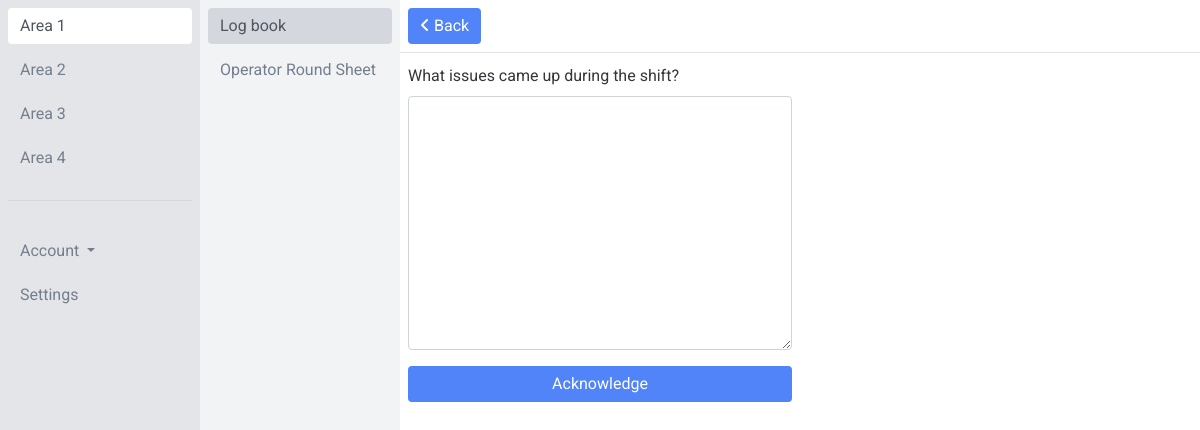
Page /app/area-1/log-1/daily/2020-7-23/acknowledge (signed in) on the committed database.
### app/models.py (models this page shows)
class Area(models.Model):
    name = models.CharField(max_length=50)
    def __str__(self):
        return self.name

class Log(models.Model):
    area = models.ForeignKey(Area, on_delete=models.CASCADE)
    name = models.CharField(max_length=50)
    fields = models.ManyToManyField(Field, blank=True)
    unit_lead_acknowledgement_fields = models.ManyToManyField(AcknowledgementField, blank=True, related_name='unit_lead_acknowledgement_fields')
    superintendent_acknowledgement_fields = models.ManyToManyField(AcknowledgementField, blank=True, related_name='superintendent_acknowledgement_fields')
    engineering_acknowledgement_fields = models.ManyToManyField(AcknowledgementField, blank=True, related_name='engineering_acknowledgement_fields')
    new_shift_acknowledgement_fields = models.ManyToManyField(AcknowledgementField, blank=True, related_name='new_shift_acknowledgement_fields')
    def __str__(self):
        return self.name

### app/views.py (the view, shortened to what this page needs)
# urls.py: path('area-<int:area_pk>/log-<int:log_pk>/daily/<int:year>-<int:month>-<int:day>/acknowledge', views.Acknowledge.as_view(), name='acknowledge_daily'),
class Acknowledge(LoginRequiredMixin, PermissionRequiredMixin, AreasMixin, LogsMixin, CreateView):
    login_url = "login"
    permission_required = 'app.add_acknowledgement'
    model = models.Acknowledgement
    template_name = "app/acknowledge.html"
    form_class = forms.CreateAcknowledgementForm
    def get_context_data(self, **kwargs):
        context = super().get_context_data(**kwargs)
        area_pk = self.kwargs['area_pk']
        area = models.Area.objects.get(pk=area_pk)
        context['area'] = area
        log_pk = self.kwargs['log_pk']
        log = models.Log.objects.get(pk=log_pk)
        context['log'] = log
        context['fields'] = log.fields.all()
        return context
    def get_form_kwargs(self):
        kwargs = super().get_form_kwargs()
        kwargs.update({
            'user': self.request.user,
            'log_pk': self.kwargs['log_pk'],
            'group': self.request.user.groups.all(),
            'year': self.kwargs['year'],
            'month': self.kwargs['month'],
            'day': self.kwargs['day'],
        })
        return kwargs

### app/views.py (called while the page is built)
    def get_context_data(self, **kwargs):
        context = super(AreasMixin, self).get_context_data(**kwargs)
        areas = models.Area.objects.all()
        context['areas'] = areas
        return context

    def get_context_data(self, **kwargs):
        context = super(LogsMixin, self).get_context_data(**kwargs)
        area_pk = self.kwargs['area_pk']
        logs = models.Log.objects.filter(area=area_pk)
        context['logs'] = logs
        return context

### app/templates/app/acknowledge.html (shortened to what this page needs)
{% extends 'app/base.html' %}
{% load static %}
{% load templatetags %}
{% load crispy_forms_tags %}
{% block content %}
<div class="container-fluid">
  <div class="row">
    <div class="col-2 col-area p-2 fixed-top overflow-auto h-100">
      {% for area in areas %}
        {% if view.kwargs.area_pk == area.pk %}
          <a href="{% url 'app:area' area.pk %}" class="btn btn-link btn-block active sidebarnav" role="button">{{ area }}</a>
        {% else %}
          <a href="{% url 'app:area' area.pk %}" class="btn btn-link btn-block sidebarnav" role="button">{{ area }}</a>
        {% endif %}
      {% empty %}
        <div class="text-center">No areas to display</div>
      {% endfor %}
      <div class="border-top mt-4 pt-4">
        <div class="btn-group dropdown btn-block">
          <button type="button" class="btn btn-link dropdown-toggle mt-2 sidebarnav" data-toggle="dropdown" aria-haspopup="true" aria-expanded="false">
            Account
          </button>
        </div>
        <a href="#" class="btn btn-link btn-block sidebarnav" role="button">Settings</a>
      </div>
    </div>
    <div class="col-2 col-log p-2 offset-2 fixed-top overflow-auto h-100">
      {% for log in logs %}
        {% now "Y" as current_year %}
        {% now "m" as current_month %}
        {% now "d" as current_day %}
        {% if view.kwargs.log_pk == log.pk %}
          <a href="{% url 'app:log' area.pk log.pk %}" class="btn btn-link btn-block active sidebarnav" role="button">{{ log }}</a>
        {% else %}
          <a href="{% url 'app:log' area.pk log.pk %}" class="btn btn-link btn-block sidebarnav" role="button">{{ log }}</a>
        {% endif %}
      {% empty %}
        <div class="text-center">No logs to display</div>
      {% endfor %}
    </div>
    <div class="col-8 col-entry offset-4 fixed-top">
      <div class="row p-2 border-bottom">
        <div>
          <a class="btn btn-primary" href="{% url 'app:log_daily' area_pk=area.pk log_pk=log.pk year=view.kwargs.year month=view.kwargs.month day=view.kwargs.day acknowledgements=True %}" role="button"><i class="fas fa-angle-left"></i> Back</a>
        </div>
      </div>
    </div>
    <div class="col-8 col-entry pt-5 mt-2 ml-auto">
      <div class="row pt-2">
        <div class="col-6 px-2">
          <form method="post">
            {{ form|crispy }}
            <input type="submit" value="Acknowledge" class="btn btn-primary btn-block">
          </form>
        </div>
      </div>
    </div>
</div>
{% endblock %}

### app/static/app/style.css (style rules this page uses)
:root { --tidy-blue-dark: #5084F8; --tidy-blue-light: #6190F8; --tidy-green: #43B581; --tidy-black: #33363A; --tidy-darkest: #4F5660; --tidy-dark: #747F8D; --tidy-medium: #D4D7DD; --tidy-light: #E3E5E8; --tidy-lightest: #F2F3F5; }
html, body { height: 100%; }
body { font-family: 'Roboto', sans-serif; color: var(--tidy-black); overflow-y: scroll; }
.col-area { background: var(--tidy-light); color: var(--tidy-dark); }
.col-area a, .col-area button { color: var(--tidy-dark); text-align: left; }
.col-log { background: var(--tidy-lightest); color: var(--tidy-dark); z-index: 100; }
.col-log a, .col-log button { color: var(--tidy-dark); text-align: left; }
.col-entry { background: white; }
a, .btn-link { color: var(--tidy-blue-dark); }
.btn { border: none; }
.btn-primary { background: var(--tidy-blue-dark); }
.col-area .sidebarnav.active { background: white; color: var(--tidy-darkest); }
.col-area .border-top { border-color: var(--tidy-medium) !important; }
.col-log .sidebarnav.active { background: var(--tidy-medium); color: var(--tidy-darkest); }

### rows in the picture
Area: name "Area 1"
Area: name "Area 2"
Area: name "Area 3"
Area: name "Area 4"
Log: name "Log book"
Log: name "Operator Round Sheet"
